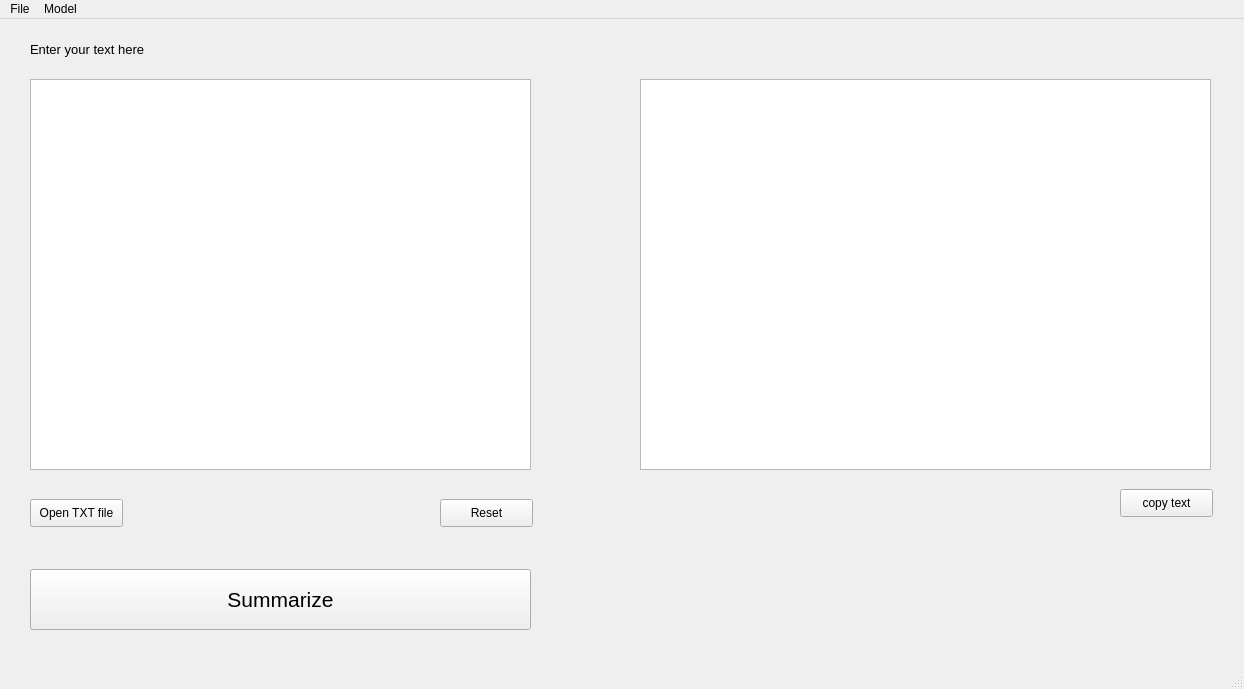
<?xml version="1.0" encoding="UTF-8"?>
<ui version="4.0">
 <class>MainWindow</class>
 <widget class="QMainWindow" name="MainWindow">
  <property name="geometry">
   <rect>
    <x>0</x>
    <y>0</y>
    <width>1244</width>
    <height>689</height>
   </rect>
  </property>
  <property name="windowTitle">
   <string>MainWindow</string>
  </property>
  <widget class="QWidget" name="centralwidget">
   <widget class="QTextEdit" name="textEdit">
    <property name="geometry">
     <rect>
      <x>30</x>
      <y>60</y>
      <width>501</width>
      <height>391</height>
     </rect>
    </property>
   </widget>
   <widget class="QPushButton" name="fileBrowseButton">
    <property name="geometry">
     <rect>
      <x>30</x>
      <y>480</y>
      <width>93</width>
      <height>28</height>
     </rect>
    </property>
    <property name="text">
     <string>Open TXT file</string>
    </property>
   </widget>
   <widget class="QPushButton" name="summarizeButton">
    <property name="geometry">
     <rect>
      <x>30</x>
      <y>550</y>
      <width>501</width>
      <height>61</height>
     </rect>
    </property>
    <property name="font">
     <font>
      <pointsize>16</pointsize>
     </font>
    </property>
    <property name="text">
     <string>Summarize</string>
    </property>
   </widget>
   <widget class="QPlainTextEdit" name="plainTextEdit">
    <property name="geometry">
     <rect>
      <x>640</x>
      <y>60</y>
      <width>571</width>
      <height>391</height>
     </rect>
    </property>
   </widget>
   <widget class="QLabel" name="labelInput">
    <property name="geometry">
     <rect>
      <x>30</x>
      <y>15</y>
      <width>241</width>
      <height>31</height>
     </rect>
    </property>
    <property name="font">
     <font>
      <pointsize>10</pointsize>
     </font>
    </property>
    <property name="text">
     <string>Enter your text here</string>
    </property>
   </widget>
   <widget class="QPushButton" name="textResetButton">
    <property name="geometry">
     <rect>
      <x>440</x>
      <y>480</y>
      <width>93</width>
      <height>28</height>
     </rect>
    </property>
    <property name="text">
     <string>Reset</string>
    </property>
   </widget>
   <widget class="QPushButton" name="copyTextButton">
    <property name="geometry">
     <rect>
      <x>1120</x>
      <y>470</y>
      <width>93</width>
      <height>28</height>
     </rect>
    </property>
    <property name="text">
     <string>copy text</string>
    </property>
   </widget>
  </widget>
  <widget class="QMenuBar" name="menubar">
   <property name="geometry">
    <rect>
     <x>0</x>
     <y>0</y>
     <width>1244</width>
     <height>26</height>
    </rect>
   </property>
   <widget class="QMenu" name="menuFile">
    <property name="title">
     <string>File</string>
    </property>
    <addaction name="actionOpen"/>
   </widget>
   <widget class="QMenu" name="menuModel">
    <property name="title">
     <string>Model</string>
    </property>
    <addaction name="actionExtractive"/>
    <addaction name="actionAbstractive"/>
    <addaction name="actionHybrid"/>
   </widget>
   <addaction name="menuFile"/>
   <addaction name="menuModel"/>
  </widget>
  <widget class="QStatusBar" name="statusbar"/>
  <action name="actionOpen">
   <property name="text">
    <string>Open</string>
   </property>
  </action>
  <action name="actionExtractive">
   <property name="text">
    <string>Extractive</string>
   </property>
  </action>
  <action name="actionAbstractive">
   <property name="text">
    <string>Abstractive</string>
   </property>
  </action>
  <action name="actionHybrid">
   <property name="text">
    <string>Hybrid</string>
   </property>
  </action>
 </widget>
 <resources/>
 <connections/>
</ui>
